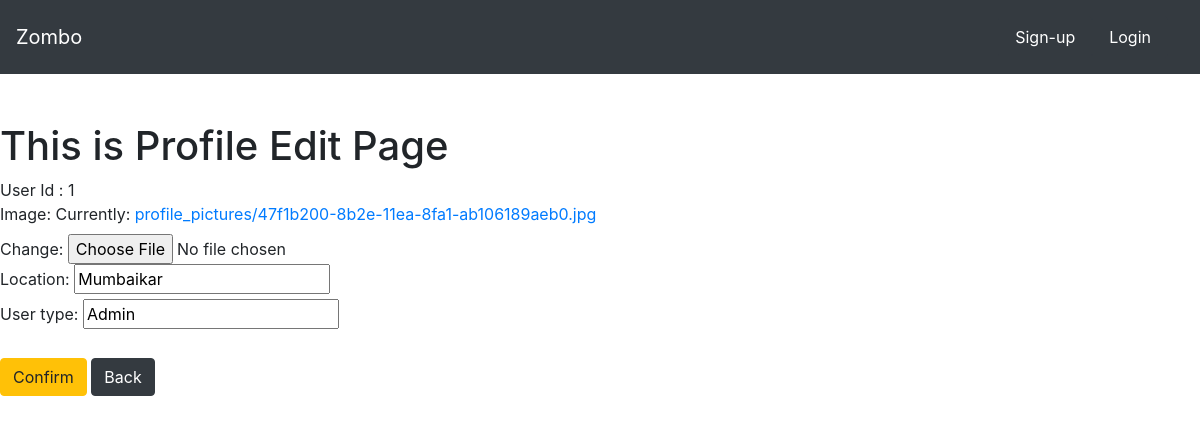
/users/profformedit/1/, run on an earlier commit of the app's database.
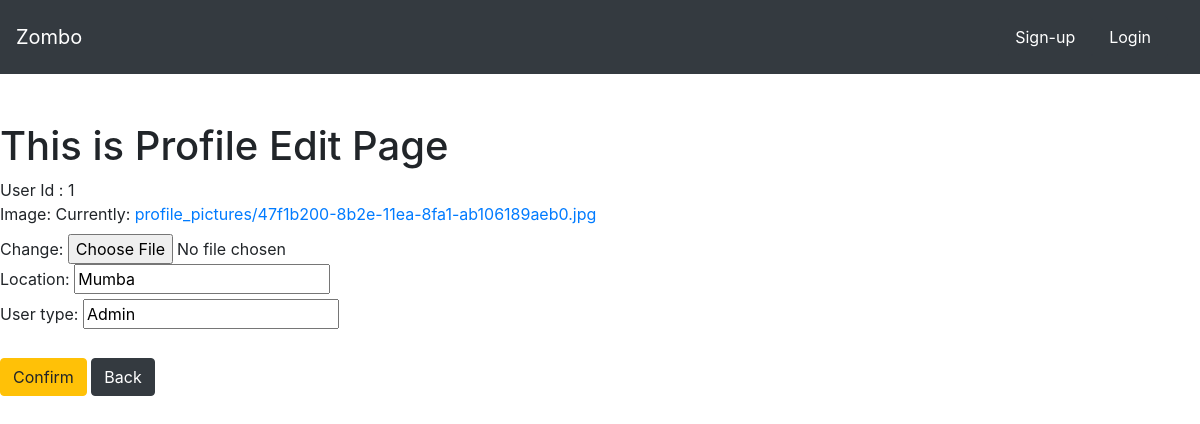
And on a later commit of the database.
### users/models.py (models this page shows, shortened)
class Profile(models.Model):
    user = models.OneToOneField(User, on_delete= models.CASCADE)
    image = models.ImageField(default='profilepic.jpg', upload_to='profile_pictures')
    location = models.CharField(max_length=100)
    user_type = models.CharField(max_length=50, default='usertype')

### users/views.py (the view)
# urls.py: path('profformedit/<int:userid>/', userviews.ProfileFormEdit, name='profformedit'),
def ProfileFormEdit(request, userid):
    prof = Profile.objects.get(user=userid)
    form = ProfileForm(request.POST or None, request.FILES or None ,instance=prof)
    if request.method == 'POST':
        form.save()
        return redirect('profile')
    context = {
        'userid':userid,
        'form': form
        }
    return render(request, 'users/profform.html', context)

### users/forms.py
class ProfileForm(forms.ModelForm):
    class Meta:
        model = Profile
        fields = ['image', 'location', 'user_type']

### users/templates/users/profform.html (shortened to what this page needs)
{% extends "food/base.html" %}
{% block body %}
<h1>This is Profile Edit Page</h1>
<form enctype = 'multipart/form-data' method="POST">
    User Id : {{ userid }}
    <br>
    {{ form }}
    <br>
    <button class='btn btn-warning' type='submit'>Confirm</button>
    <a class= 'btn btn-dark' href="{% url 'profile' %}">Back</a>
    <br>
</form>
{% endblock  %}

### food/templates/food/base.html (shortened to what this page needs)
{% load static %}
<!DOCTYPE html>
<html lang="en">
<head>
    <link rel="stylesheet" href="https://cdn.jsdelivr.net/npm/bootstrap@4.3.1/dist/css/bootstrap.min.css">
</head>
<body>
    <nav class = "navbar navbar-dark bg-dark">
        <a href="{% url 'food:Index' %}" class = "navbar-brand">
            Zombo
        </a>
        <div class = 'navbar'>
            {% if user.is_authenticated %}
                <a href="{% url 'food:createitem' %}" class = 'nav-item nav-link btn btn-dark'>
                    Add Item
                </a>
                <a href="{% url "profile" %}" class = 'nav-item nav-link btn btn-dark'>
                    Profile
                </a>
                <a href="{% url "logout" %}" class = 'nav-item nav-link btn btn-dark'>
                    Logout
                </a>
            {% elif not user.is_authenticated %}
                <a href="{% url "register" %}" class = 'nav-item nav-link btn btn-dark'>
                    Sign-up
                </a>
                <a href="{% url "login" %}" class = 'nav-item nav-link btn btn-dark'>
                    Login
                </a>
            {% endif %}
        </div>
    </nav>
    {% block body%}
    {% endblock %}
</body>
</html>

What changed in the data, as far as the page shows it:
changed Profile "Admin": location "Mumbaikar" → "Mumba"
